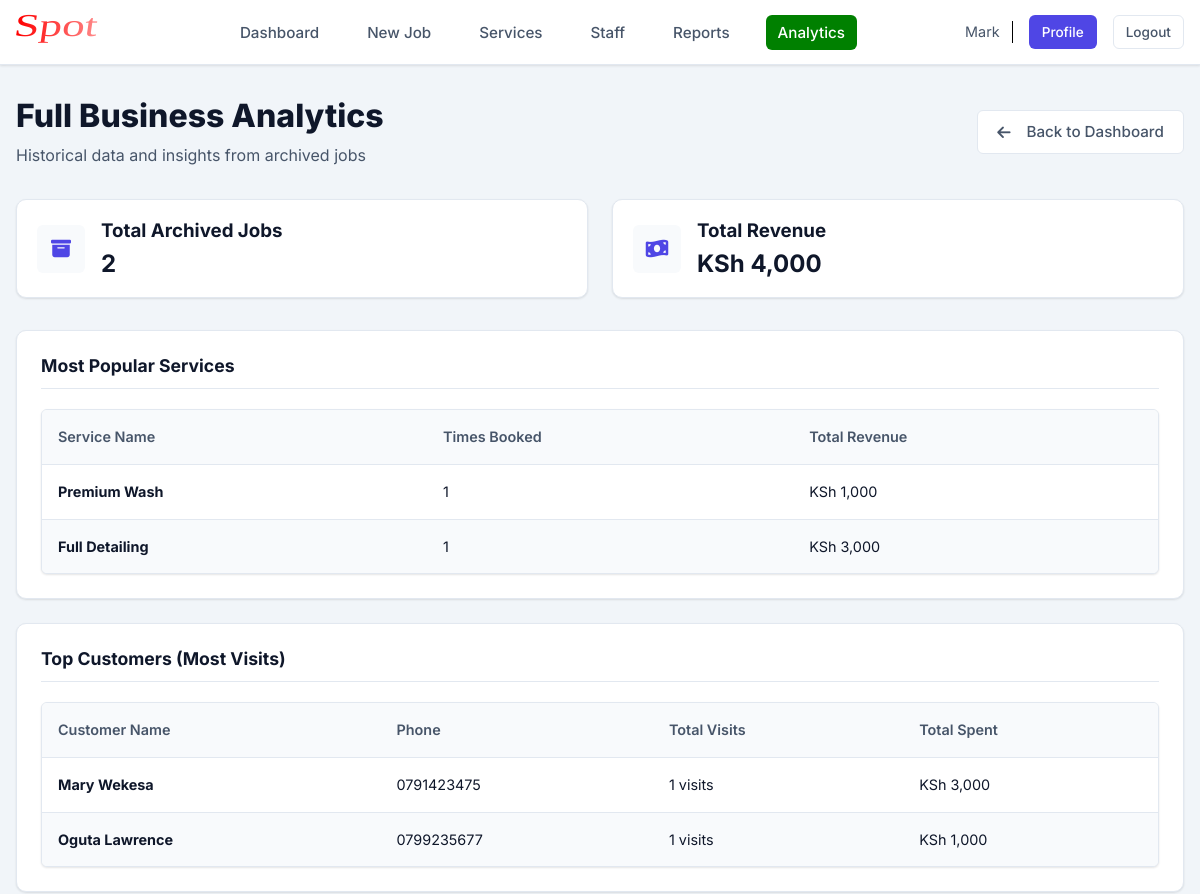
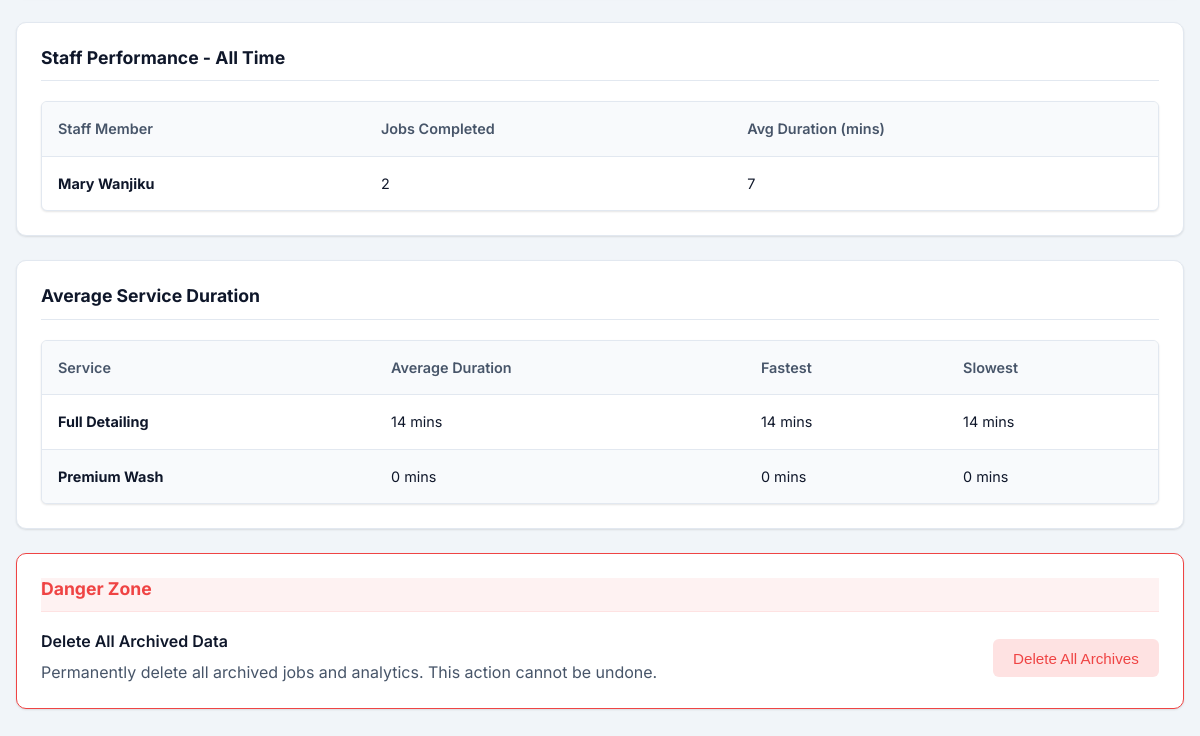
Page /admin/analytics (signed in) on the earlier database version (2 pictures, top to bottom).
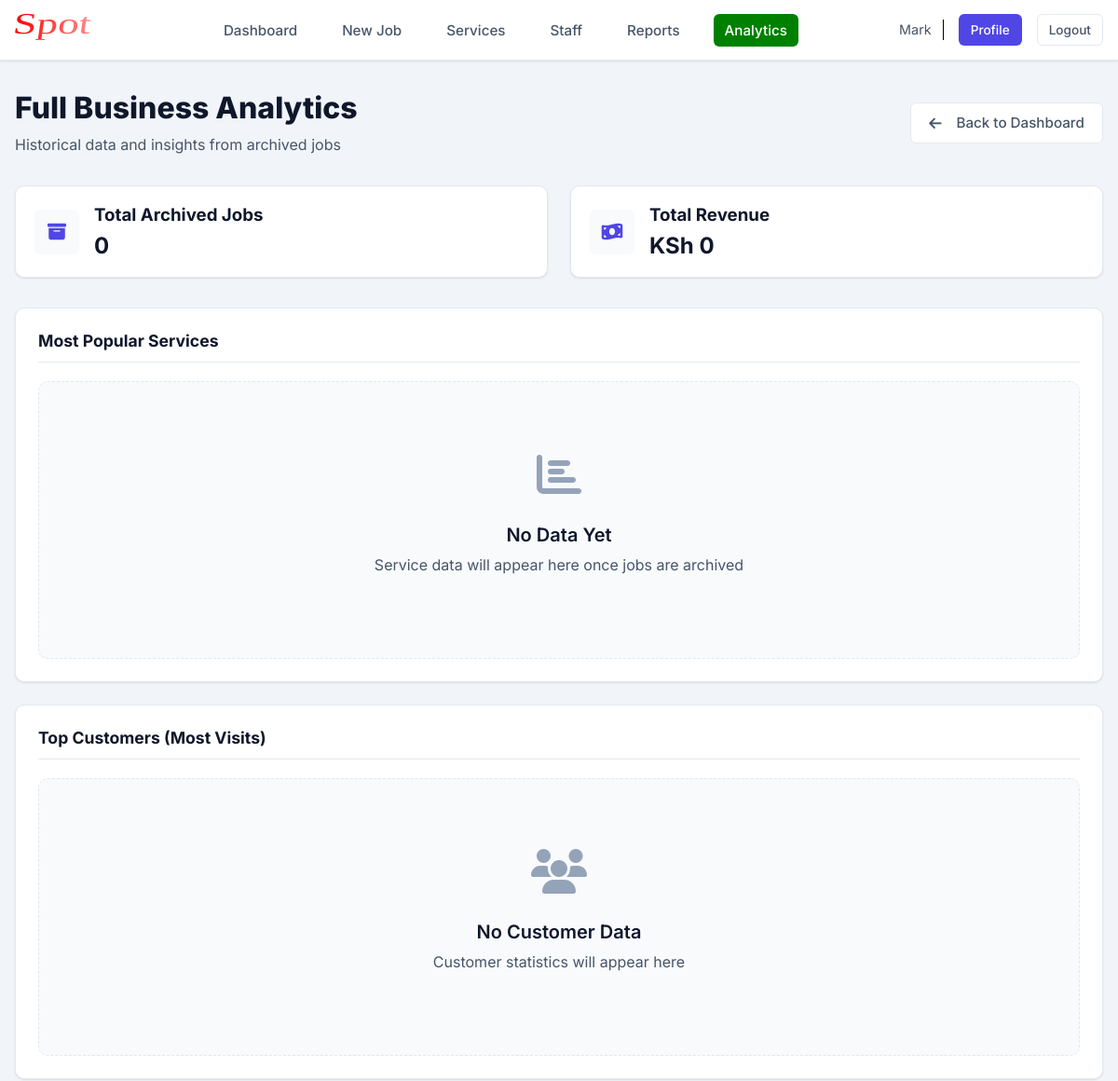
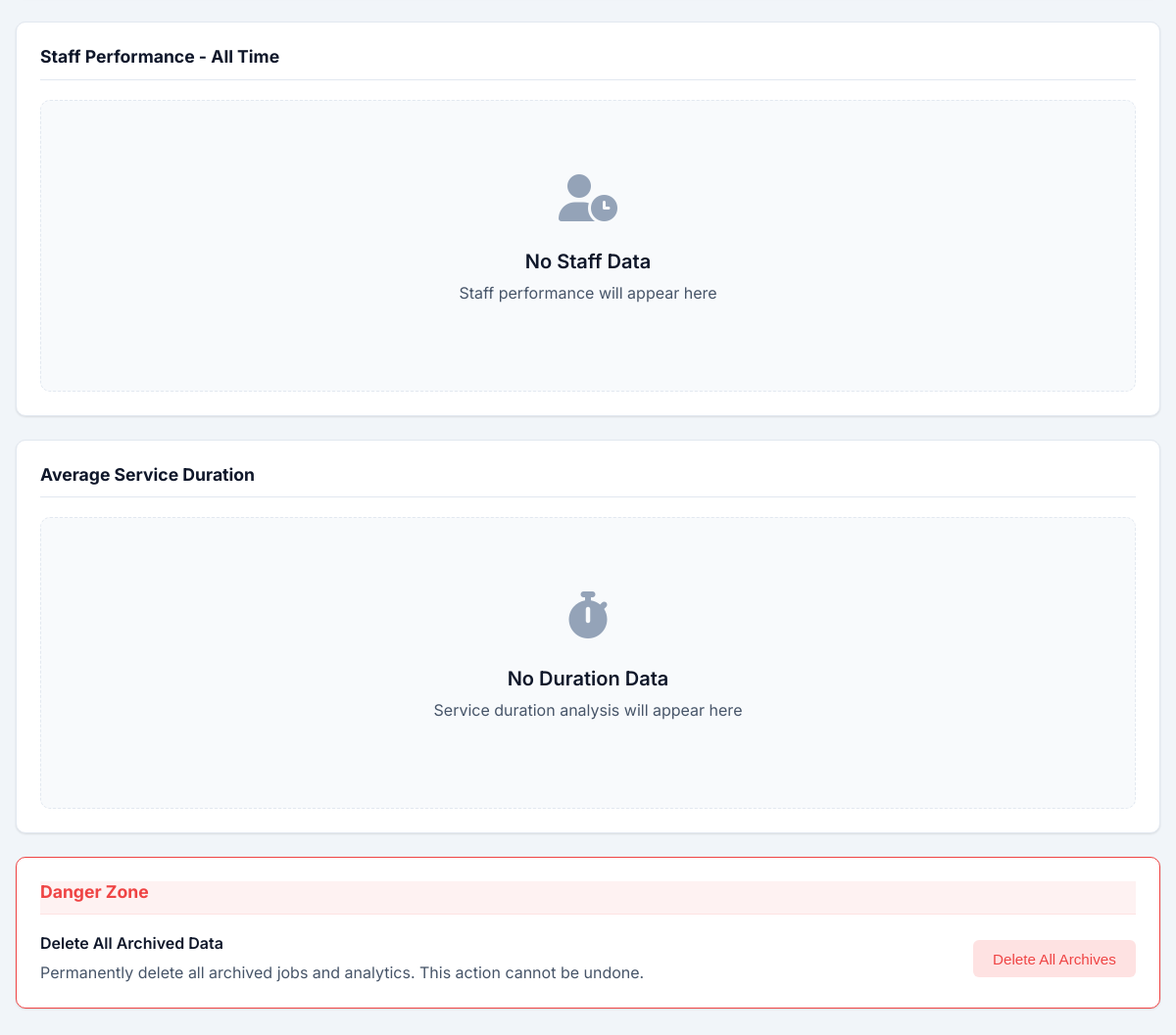
Same page on the later database version (2 pictures, top to bottom).
### app/models.py (models this page shows, shortened)
class ArchivedJob(db.Model):
    __tablename__ = 'archived_jobs'
    id = db.Column(db.Integer, primary_key=True)
    original_id = db.Column(db.Integer)  # Original Car ID
    customer_name = db.Column(db.String(120))
    customer_phone = db.Column(db.String(20))
    customer_email = db.Column(db.String(120))
    plate_number = db.Column(db.String(20), index=True)
    car_model = db.Column(db.String(100))
    service_name = db.Column(db.String(100))
    service_price = db.Column(db.Float)
    service_duration = db.Column(db.Integer)
    staff_name = db.Column(db.String(120))
    staff_username = db.Column(db.String(80))
    status = db.Column(db.String(20))
    notes = db.Column(db.Text)
    time_in = db.Column(db.DateTime)
    time_out = db.Column(db.DateTime)
    duration_minutes = db.Column(db.Integer)
    archived_at = db.Column(db.DateTime, default=datetime.utcnow, index=True)

### app/routes.py (the view)
@app.route('/admin/analytics')
@login_required
@admin_required
def analytics():
    total_archived = ArchivedJob.query.count()
    total_revenue = db.session.query(db.func.sum(ArchivedJob.service_price)).scalar() or 0
    popular_services = db.session.query(
        ArchivedJob.service_name,
        db.func.count(ArchivedJob.id).label('count'),
        db.func.sum(ArchivedJob.service_price).label('revenue')
    ).group_by(ArchivedJob.service_name).order_by(db.desc('count')).limit(10).all()
    top_customers = db.session.query(
        ArchivedJob.customer_name,
        ArchivedJob.customer_phone,
        db.func.count(ArchivedJob.id).label('visits'),
        db.func.sum(ArchivedJob.service_price).label('total_spent')
    ).group_by(ArchivedJob.customer_name, ArchivedJob.customer_phone).order_by(
        db.desc('visits')
    ).limit(10).all()
    staff_stats = db.session.query(
        ArchivedJob.staff_name,
        db.func.count(ArchivedJob.id).label('jobs_done'),
        db.func.avg(ArchivedJob.duration_minutes).label('avg_duration')
    ).filter(ArchivedJob.staff_name != None).group_by(
        ArchivedJob.staff_name
    ).order_by(db.desc('jobs_done')).all()
    service_durations = db.session.query(
        ArchivedJob.service_name,
        db.func.avg(ArchivedJob.duration_minutes).label('avg_duration'),
        db.func.min(ArchivedJob.duration_minutes).label('min_duration'),
        db.func.max(ArchivedJob.duration_minutes).label('max_duration')
    ).filter(ArchivedJob.duration_minutes != None).group_by(
        ArchivedJob.service_name
    ).all()
    return render_template('analytics.html',
                         total_archived=total_archived,
                         total_revenue=total_revenue,
                         popular_services=popular_services,
                         top_customers=top_customers,
                         staff_stats=staff_stats,
                         service_durations=service_durations)

### app/models.py (called while the page is built)
@login_manager.user_loader
def load_user(user_id):
    return User.query.get(int(user_id))

### app/utils.py (called while the page is built)
def admin_required(f):
    @wraps(f)
    def decorated_function(*args, **kwargs):
        if not current_user.is_authenticated:
            flash('Please log in to access this page.', 'error')
            return redirect(url_for('login'))
        if current_user.role != 'admin':
            flash('You do not have permission to access this page.', 'error')
            return redirect(url_for('staff_dashboard'))
        return f(*args, **kwargs)
    return decorated_function

### app/templates/analytics.html (shortened to what the changed rows need)
{% extends "base.html" %}
{% block content %}
<div class="page-header">
    <div>
        <h1 class="page-title">Full Business Analytics</h1>
    </div>
</div>
<div class="stats-grid">
    <div class="card-stat">
        <div class="stat-content">
            <h3>Total Archived Jobs</h3>
            <p class="stat-value">{{ total_archived }}</p>
        </div>
    </div>
    <div class="card-stat border-left-success">
        <div class="stat-content">
            <h3>Total Revenue</h3>
            <p class="stat-value">KSh {{ '{:,.0f}'.format(total_revenue) }}</p>
        </div>
    </div>
</div>
<div class="card">
    <div class="card-header">
        <h2 class="card-title">Most Popular Services</h2>
    </div>
    <div class="card-body">
        {% if popular_services %}
        <div class="table-responsive">
            <table class="table">
                <thead>
                    <tr>
                        <th>Service Name</th>
                        <th>Times Booked</th>
                        <th>Total Revenue</th>
                    </tr>
                </thead>
                <tbody>
                    {% for service in popular_services %}
                    <tr>
                        <td><strong>{{ service[0] }}</strong></td>
                        <td>{{ service[1] }}</td>
                        <td>KSh {{ '{:,.0f}'.format(service[2]) }}</td>
                    </tr>
                    {% endfor %}
                </tbody>
            </table>
        </div>
        {% else %}
        <div class="empty-state">
            <div class="empty-state-icon">
                <i class="fas fa-chart-bar"></i>
            </div>
            <h3 class="empty-state-title">No Data Yet</h3>
            <p class="empty-state-text">Service data will appear here once jobs are archived</p>
        </div>
        {% endif %}
    </div>
</div>
<div class="card">
    <div class="card-header">
        <h2 class="card-title">Top Customers (Most Visits)</h2>
    </div>
    <div class="card-body">
        {% if top_customers %}
        <div class="table-responsive">
            <table class="table">
                <thead>
                    <tr>
                        <th>Customer Name</th>
                        <th>Phone</th>
                        <th>Total Visits</th>
                        <th>Total Spent</th>
                    </tr>
                </thead>
                <tbody>
                    {% for customer in top_customers %}
                    <tr>
                        <td><strong>{{ customer[0] }}</strong></td>
                        <td>{{ customer[1] }}</td>
                        <td>{{ customer[2] }} visits</td>
                        <td>KSh {{ '{:,.0f}'.format(customer[3]) }}</td>
                    </tr>
                    {% endfor %}
                </tbody>
            </table>
        </div>
        {% else %}
        <div class="empty-state">
            <div class="empty-state-icon">
                <i class="fas fa-users"></i>
            </div>
            <h3 class="empty-state-title">No Customer Data</h3>
            <p class="empty-state-text">Customer statistics will appear here</p>
        </div>
        {% endif %}
    </div>
</div>
<div class="card">
    <div class="card-header">
        <h2 class="card-title">Staff Performance - All Time</h2>
    </div>
    <div class="card-body">
        {% if staff_stats %}
        <div class="table-responsive">
            <table class="table">
                <thead>
                    <tr>
                        <th>Staff Member</th>
                        <th>Jobs Completed</th>
                        <th>Avg Duration (mins)</th>
                    </tr>
                </thead>
                <tbody>
                    {% for staff in staff_stats %}
                    <tr>
                        <td><strong>{{ staff[0] }}</strong></td>
                        <td>{{ staff[1] }}</td>
                        <td>{{ '{:.0f}'.format(staff[2]) if staff[2] else 'N/A' }}</td>
                    </tr>
                    {% endfor %}
                </tbody>
            </table>
        </div>
        {% else %}
        <div class="empty-state">
            <div class="empty-state-icon">
                <i class="fas fa-user-clock"></i>
            </div>
            <h3 class="empty-state-title">No Staff Data</h3>
            <p class="empty-state-text">Staff performance will appear here</p>
        </div>
        {% endif %}
    </div>
</div>
<div class="card">
    <div class="card-header">
        <h2 class="card-title">Average Service Duration</h2>
    </div>
    <div class="card-body">
        {% if service_durations %}
        <div class="table-responsive">
            <table class="table">
                <thead>
                    <tr>
                        <th>Service</th>
                        <th>Average Duration</th>
                        <th>Fastest</th>
                        <th>Slowest</th>
                    </tr>
                </thead>
                <tbody>
                    {% for service in service_durations %}
                    <tr>
                        <td><strong>{{ service[0] }}</strong></td>
                        <td>{{ '{:.0f}'.format(service[1]) }} mins</td>
                        <td>{{ '{:.0f}'.format(service[2]) }} mins</td>
                        <td>{{ '{:.0f}'.format(service[3]) }} mins</td>
                    </tr>
                    {% endfor %}
                </tbody>
            </table>
        </div>
        {% else %}
        <div class="empty-state">
            <div class="empty-state-icon">
                <i class="fas fa-stopwatch"></i>
            </div>
            <h3 class="empty-state-title">No Duration Data</h3>
            <p class="empty-state-text">Service duration analysis will appear here</p>
        </div>
        {% endif %}
    </div>
</div>
<div class="card" style="border: 1px solid var(--danger); overflow: hidden;">
    <div class="card-header" style="background-color: #fef2f2; border-bottom: 1px solid #fee2e2;">
        <h2 class="card-title" style="color: var(--danger);">Danger Zone</h2>
    </div>
</div>
{% endblock %}

Differences in the rows shown:
removed ArchivedJob: service_name "Premium Wash", service "1", service "1,000", customer_name "Oguta Lawrence", customer_phone "0799235677", customer "1", customer "1,000", duration_minutes "0"
removed ArchivedJob: service_name "Full Detailing", service "1", service "3,000", customer_name "Mary Wekesa", customer_phone "0791423475", customer "1", customer "3,000", duration_minutes "14"
Other differences:
{{ total_archived }}: "2" → "0"
{{ '{:,.0f}'.format(total_revenue) }}: "4,000" → "0"
text no longer shown: "Service Name Times Booked Total Revenue Customer Name Phone Total Visits Total Spent Staff Member Jobs Completed Avg Duration (mins) Service Average Duration Fastest Slowest"
text now shown: "No Data Yet Service data will appear here once jobs are archived No Customer Data Customer statistics will appear here No Staff Data Staff performance will appear here No Duration Data Service duration analysis will appear here"
list line gone: "Mary Wanjiku 2 7"
